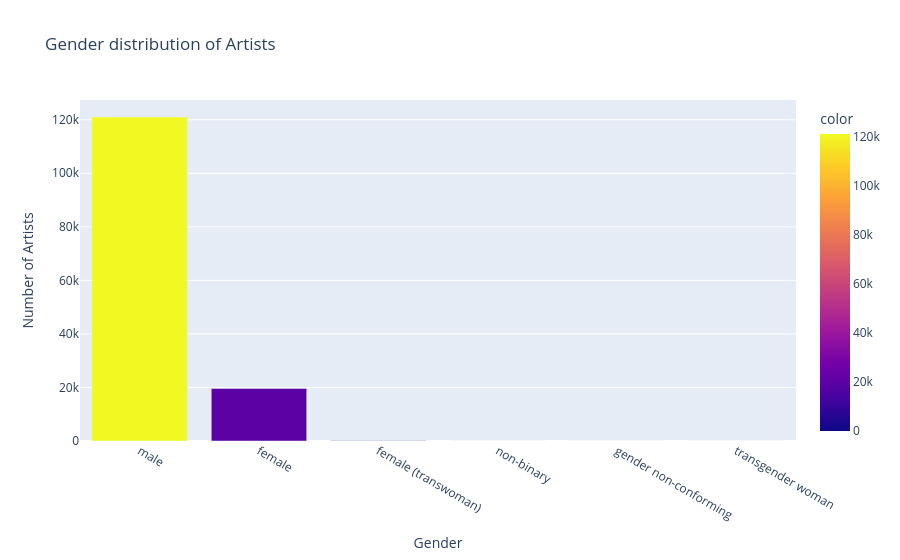

Here is the notebook cell this chart was saved with:
### Code cell
# visualization using plotly
fig2 = px.bar(x=gender_counts.index, y=gender_counts.values,
             title="Gender distribution of Artists",
             labels={"x": "Gender", "y": "Number of Artists"},
             color=gender_counts.values)
fig2.show()

### Figure 1 — Plotly figure (JSON) as saved in the notebook; plotly's stock layout.template omitted (floating-point values rounded to 4 significant figures)
{"data": [{"hovertemplate": "Gender=%{x}<br>Number of Artists=%{y}<br>color=%{marker.color}<extra></extra>", "legendgroup": "", "marker": {"color": [121010, 19608, 62, 12, 2, 1], "coloraxis": "coloraxis", "pattern": {"shape": ""}}, "name": "", "orientation": "v", "showlegend": false, "textposition": "auto", "type": "bar", "x": ["male", "female", "female (transwoman)", "non-binary", "gender non-conforming", "transgender woman"], "xaxis": "x", "y": [121010, 19608, 62, 12, 2, 1], "yaxis": "y"}], "layout": {"barmode": "relative", "coloraxis": {"colorbar": {"title": {"text": "color"}}, "colorscale": [[0, "#0d0887"], [0.1111, "#46039f"], [0.2222, "#7201a8"], [0.3333, "#9c179e"], [0.4444, "#bd3786"], [0.5556, "#d8576b"], [0.6667, "#ed7953"], [0.7778, "#fb9f3a"], [0.8889, "#fdca26"], [1, "#f0f921"]]}, "legend": {"tracegroupgap": 0}, "title": {"text": "Gender distribution of Artists"}, "xaxis": {"anchor": "y", "domain": [0, 1], "title": {"text": "Gender"}}, "yaxis": {"anchor": "x", "domain": [0, 1], "title": {"text": "Number of Artists"}}}}
